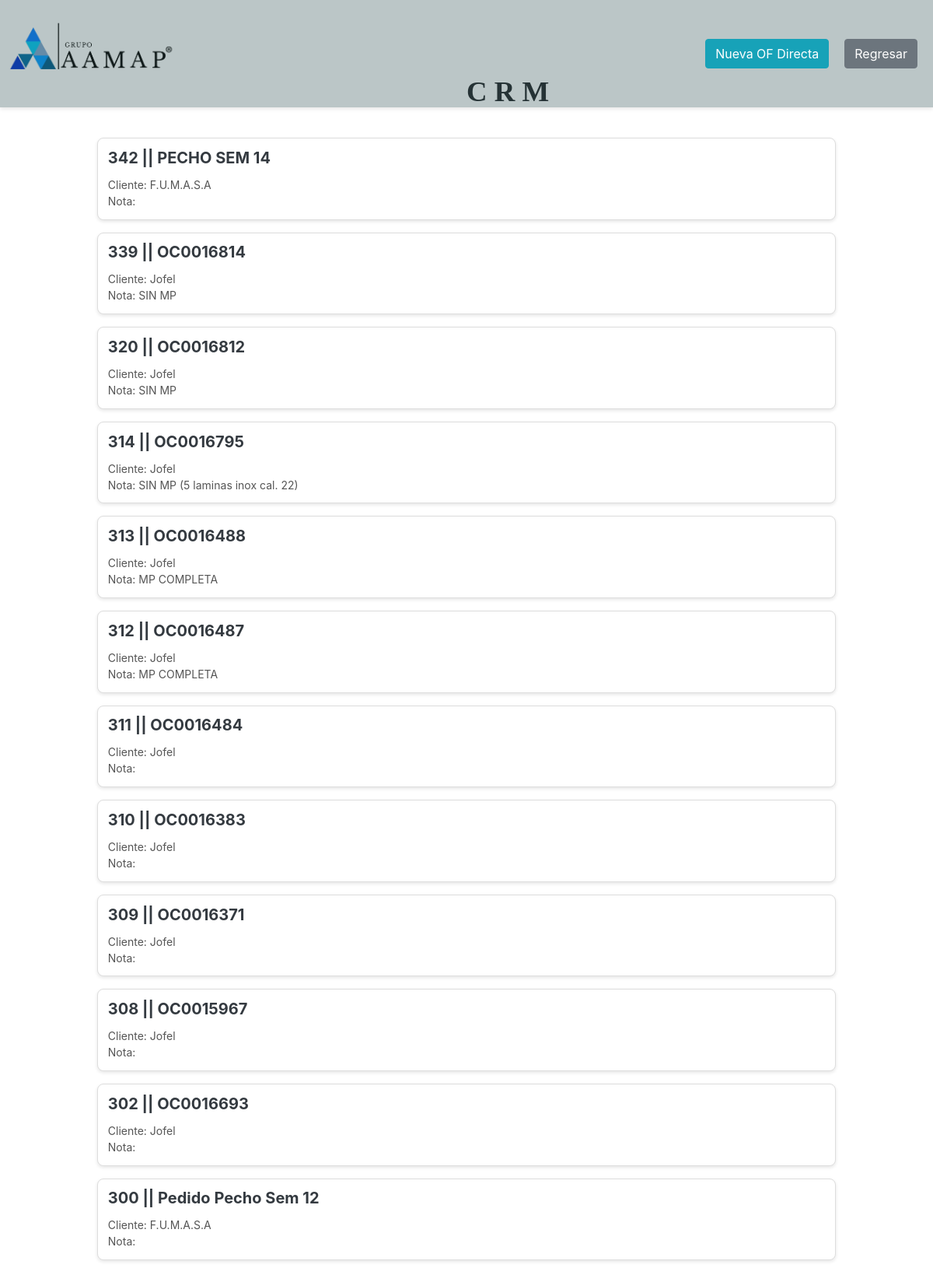
Screenshot of /PROYECTOS/direct_projects.php (signed in) with the database file from the repository.
### tables this page shows
CREATE TABLE `orden_fab` (
  `id_fab` int(11) NOT NULL,
  `plano_ref` varchar(255) NOT NULL,
  `nota` text DEFAULT NULL,
  `observaciones` text DEFAULT NULL,
  `of_created` timestamp NOT NULL DEFAULT current_timestamp(),
  `id_proyecto` varchar(100) NOT NULL,
  `id_cliente` int(11) NOT NULL,
  `updated_at` timestamp NOT NULL DEFAULT current_timestamp() ON UPDATE current_timestamp()
);

CREATE TABLE `proyectos` (
  `cod_fab` varchar(100) NOT NULL,
  `id_cliente` int(11) DEFAULT NULL,
  `nombre` varchar(255) DEFAULT NULL,
  `descripcion` text DEFAULT NULL,
  `id_pedido` int(11) DEFAULT NULL,
  `fecha_entrega` date DEFAULT NULL,
  `etapa` enum('creado','aprobado','directo','rechazado','en proceso','finalizado','facturacion') DEFAULT 'creado',
  `observaciones` text DEFAULT NULL,
  `fecha_creacion` timestamp NOT NULL DEFAULT current_timestamp(),
  `id_comprador` int(11) DEFAULT NULL
);

CREATE TABLE `clientes_p` (
  `id` int(11) NOT NULL,
  `nombre_comercial` varchar(100) NOT NULL,
  `razon_social` varchar(150) NOT NULL,
  `rfc` varchar(30) NOT NULL,
  `direccion` varchar(100) NOT NULL,
  `activo` tinyint(1) NOT NULL DEFAULT 1
);

### PROYECTOS/direct_projects.php (the view, shortened to what this page needs)
<?php
require 'C:/xampp/htdocs/db_connect.php';
$sql = "SELECT
            of.id_fab AS orden_fab_id,  -- Mostrar id_fab en lugar de cod_fab
            p.nombre AS proyecto_nombre,
            p.descripcion,
            p.etapa AS estatus,
            p.observaciones,
            p.fecha_entrega,
            c.nombre_comercial AS cliente_nombre
        FROM proyectos AS p
        INNER JOIN clientes_p AS c ON p.id_cliente = c.id
        INNER JOIN orden_fab AS of ON p.cod_fab = of.id_proyecto  -- Unir con orden_fab
        WHERE p.etapa = 'directo'  -- Filtrar solo proyectos en etapa 'directo'
        ORDER BY of.id_fab DESC";
$result = $conn->query($sql);
$proyectos = [];
if ($result->num_rows > 0) {
    while ($row = $result->fetch_assoc()) {
        $proyectos[] = $row;
    }
}
?>
<!DOCTYPE html>
<html lang="es">
<head>
    <link rel="stylesheet" href="https://stackpath.bootstrapcdn.com/bootstrap/4.5.2/css/bootstrap.min.css">
    <link rel="stylesheet" type="text/css" href="stprojects.css">
</head>
<body>
<div class="navbar" style="display: flex; align-items: center; justify-content: space-between; padding: 0px; background-color: #f8f9fa; position: relative;">
    <img src="/assets/grupo_aamap.webp" alt="Logo AAMAP" style="width: 18%; position: absolute; top: 25px; left: 10px;">
    <div style="position: absolute; top: 90px; left: 600px;"><p style="font-size: 2.3em; font-family: 'Verdana';"><b>C R M</b></p></div>
    <div class="sticky-header" style="width: 100%;">
        <div class="container" style="display: flex; justify-content: flex-end; align-items: center;">
            <div style="display: flex; align-items: center; gap: 10px;">
                <a href="new_of.php" class="btn btn-info chompa">Nueva OF Directa</a>
                <a href="/launch.php" class="btn btn-secondary chompa">Regresar</a>
            </div>
        </div>
    </div>
</div>
<div class="proyectos-container">
    <div id="proyectos-container">
        <?php if (!empty($proyectos)): ?>
            <br>
            <?php foreach ($proyectos as $proyecto): ?>
                <div class="proyecto-card w-100 mb-3" data-estatus="<?php echo htmlspecialchars($proyecto['estatus']); ?>">
                    <a href="ver_cot.php?id=<?php echo urlencode($proyecto['orden_fab_id']); ?>" class="card-link" target="_blank">
                        <div class="card text-dark">
                            <div class="card-body">
                                <h5 class="card-title"><?php echo htmlspecialchars($proyecto['orden_fab_id']); ?> || <?php echo htmlspecialchars($proyecto['proyecto_nombre']); ?></h5>
                                <p class="card-text">
                                    Cliente: <?php echo htmlspecialchars($proyecto['cliente_nombre']); ?><br>
                                    Nota: <?php echo htmlspecialchars($proyecto['descripcion']); ?><br>
                                </p>
                            </div>
                        </div>
                    </a>
                </div>
            <?php endforeach; ?>
        <?php else: ?>
            <div class="col-12">
                <p class="text-muted text-center">No hay órdenes de fabricación directas disponibles.</p>
            </div>
        <?php endif; ?>
    </div>
</div>
</body>
</html>

### PROYECTOS/stprojects.css (style rules this page uses)
body { margin: 0; padding: 0; display: flex; flex-direction: column; height: 100vh; }
.sticky-header { position: sticky; top: 0; z-index: 1000; background-color: rgba(47, 79, 79, 0.3); padding: 0 0; box-shadow: 0 2px 5px rgba(0, 0, 0, 0.1); }
.chompa { margin-left: 10px; }
.container { margin: 30px auto; padding: 20px; max-width: 1200px; border-radius: 10px; text-align: center; }
.proyectos-container { flex-grow: 1; width: 90%; margin-left: 5%; padding: 15px; display: flex; flex-wrap: wrap; gap: 20px; overflow-y: auto; box-sizing: border-box; }
#proyectos-container { width: 100%; padding: 0; margin: 0; }
.card { border: 1px solid #ddd; border-radius: 8px; box-shadow: 0 2px 4px rgba(0, 0, 0, 0.1); }
.proyecto-card { width: 100%; background-color: #ffffff; border-radius: 10px; transition: transform 0.2s ease, box-shadow 0.2s ease; box-sizing: border-box; padding: 0px 50px; margin-bottom: 10px; height: auto; flex: 0 0 calc(33.33% - 20px); }
.card-body { padding: 0.8rem; }
.card-text { font-size: 1rem; }
.card-title { font-size: 1.25rem; font-weight: bold; }
.proyecto-card p { font-size: 14px; color: #555; margin: 5px 0; }

### rows the page displays
orden_fab: id_fab "342", id_proyecto.nombre "PECHO SEM 14", id_cliente.nombre_comercial "F.U.M.A.S.A"
orden_fab: id_fab "339", id_proyecto.nombre "OC0016814", id_cliente.nombre_comercial "Jofel", id_proyecto.descripcion "SIN MP"
orden_fab: id_fab "320", id_proyecto.nombre "OC0016812", id_cliente.nombre_comercial "Jofel", id_proyecto.descripcion "SIN MP"
orden_fab: id_fab "314", id_proyecto.nombre "OC0016795", id_cliente.nombre_comercial "Jofel", id_proyecto.descripcion "SIN MP (5 laminas inox cal. 22)"
orden_fab: id_fab "313", id_proyecto.nombre "OC0016488", id_cliente.nombre_comercial "Jofel", id_proyecto.descripcion "MP COMPLETA"
orden_fab: id_fab "312", id_proyecto.nombre "OC0016487", id_cliente.nombre_comercial "Jofel", id_proyecto.descripcion "MP COMPLETA"
orden_fab: id_fab "311", id_proyecto.nombre "OC0016484", id_cliente.nombre_comercial "Jofel"
orden_fab: id_fab "310", id_proyecto.nombre "OC0016383", id_cliente.nombre_comercial "Jofel"
orden_fab: id_fab "309", id_proyecto.nombre "OC0016371", id_cliente.nombre_comercial "Jofel"
orden_fab: id_fab "308", id_proyecto.nombre "OC0015967", id_cliente.nombre_comercial "Jofel"
orden_fab: id_fab "302", id_proyecto.nombre "OC0016693", id_cliente.nombre_comercial "Jofel"
orden_fab: id_fab "300", id_proyecto.nombre "Pedido Pecho Sem 12", id_cliente.nombre_comercial "F.U.M.A.S.A"
